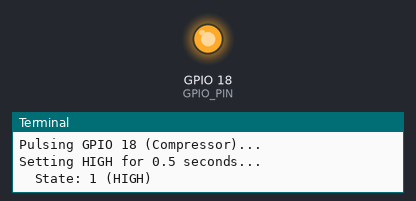
Recording of a program running on a simulated Raspberry Pi (BCM pin numbers). Shown: output pins drawn as LEDs (lit = HIGH), the last lines printed to the terminal. At 0.5 s the program stops and its outputs stay as they are.

Above: at 0.1 s.
At 0.6 s:
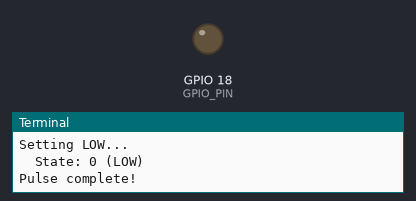
Timing chart, 0 to 2.0 s (numbered marks = the images above):
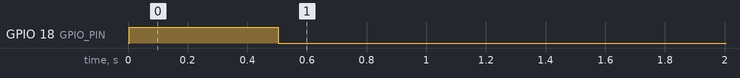

Measured:
- by itself, GPIO 18 (GPIO_PIN): LOW → HIGH at 0.00 s, → LOW 0.50 s later

The program:

pulse_gpio18.py
```python
#!/usr/bin/env python3
"""
Pulse GPIO 18 (Compressor Pin)
Makes it HIGH for 0.5 seconds, then LOW
"""

import sys
import time
try:
    import lgpio
except ImportError:
    print("ERROR: lgpio library not installed")
    sys.exit(1)

GPIO_PIN = 18
PULSE_DURATION = 0.5  # seconds

def main():
    try:
        h = lgpio.gpiochip_open(0)
        lgpio.gpio_claim_output(h, GPIO_PIN)

        print(f"Pulsing GPIO {GPIO_PIN} (Compressor)...")
        print(f"Setting HIGH for {PULSE_DURATION} seconds...")

        # Set HIGH
        lgpio.gpio_write(h, GPIO_PIN, 1)
        state = lgpio.gpio_read(h, GPIO_PIN)
        print(f"  State: {state} (HIGH)")

        # Wait
        time.sleep(PULSE_DURATION)

        # Set LOW
        print(f"Setting LOW...")
        lgpio.gpio_write(h, GPIO_PIN, 0)
        state = lgpio.gpio_read(h, GPIO_PIN)
        print(f"  State: {state} (LOW)")

        print("Pulse complete!")

        lgpio.gpiochip_close(h)
        return 0

    except Exception as e:
        print(f"ERROR: {e}")
        return 1

if __name__ == "__main__":
    sys.exit(main())
```
